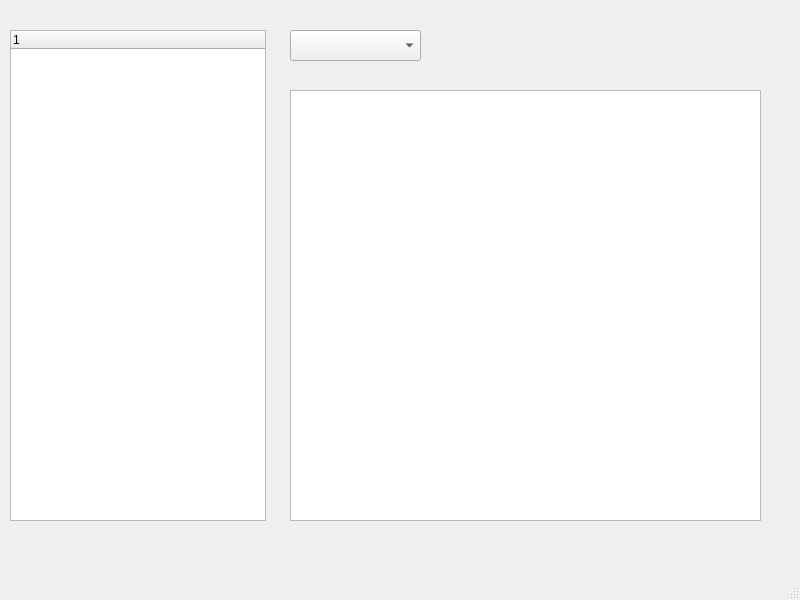
<?xml version="1.0" encoding="UTF-8"?>
<ui version="4.0">
 <class>MainWindow</class>
 <widget class="QMainWindow" name="MainWindow">
  <property name="geometry">
   <rect>
    <x>0</x>
    <y>0</y>
    <width>800</width>
    <height>600</height>
   </rect>
  </property>
  <property name="windowTitle">
   <string>上市公司综合评价</string>
  </property>
  <widget class="QWidget" name="centralwidget">
   <widget class="QTreeWidget" name="treeWidget">
    <property name="geometry">
     <rect>
      <x>10</x>
      <y>30</y>
      <width>256</width>
      <height>491</height>
     </rect>
    </property>
    <column>
     <property name="text">
      <string notr="true">1</string>
     </property>
    </column>
   </widget>
   <widget class="QTableView" name="tableView">
    <property name="geometry">
     <rect>
      <x>290</x>
      <y>90</y>
      <width>471</width>
      <height>431</height>
     </rect>
    </property>
   </widget>
   <widget class="QComboBox" name="comboBox">
    <property name="geometry">
     <rect>
      <x>290</x>
      <y>30</y>
      <width>131</width>
      <height>31</height>
     </rect>
    </property>
   </widget>
  </widget>
  <widget class="QMenuBar" name="menubar">
   <property name="geometry">
    <rect>
     <x>0</x>
     <y>0</y>
     <width>800</width>
     <height>26</height>
    </rect>
   </property>
  </widget>
  <widget class="QStatusBar" name="statusbar"/>
 </widget>
 <resources/>
 <connections/>
</ui>
